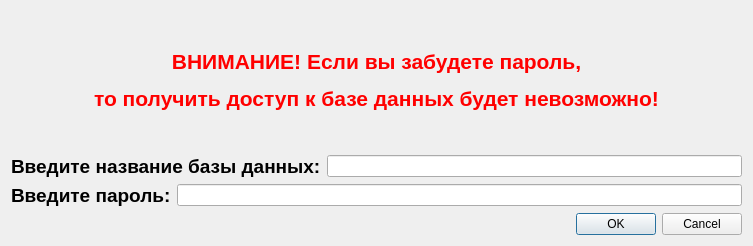
<?xml version="1.0" encoding="UTF-8"?>
<ui version="4.0">
 <class>CreateBaseWidget</class>
 <widget class="QDialog" name="CreateBaseWidget">
  <property name="windowModality">
   <enum>Qt::ApplicationModal</enum>
  </property>
  <property name="geometry">
   <rect>
    <x>0</x>
    <y>0</y>
    <width>753</width>
    <height>246</height>
   </rect>
  </property>
  <property name="windowTitle">
   <string>CreatePassword</string>
  </property>
  <layout class="QGridLayout" name="gridLayout_3">
   <item row="0" column="0">
    <layout class="QGridLayout" name="gridLayout_2">
     <item row="0" column="0">
      <layout class="QGridLayout" name="gridLayout">
       <item row="0" column="0">
        <widget class="QLabel" name="warning">
         <property name="text">
          <string>&lt;html&gt;&lt;head/&gt;&lt;body&gt;&lt;p align=&quot;center&quot;&gt;&lt;span style=&quot; font-size:16pt; font-weight:700; color:#ff0000;&quot;&gt;ВНИМАНИЕ! Если вы забудете пароль,&lt;/span&gt;&lt;/p&gt;&lt;p align=&quot;center&quot;&gt;&lt;span style=&quot; font-size:16pt; font-weight:700; color:#ff0000;&quot;&gt;то получить доступ к базе данных будет невозможно!&lt;/span&gt;&lt;/p&gt;&lt;/body&gt;&lt;/html&gt;</string>
         </property>
        </widget>
       </item>
       <item row="1" column="0">
        <layout class="QHBoxLayout" name="horizontalLayout_2">
         <item>
          <widget class="QLabel" name="label">
           <property name="text">
            <string>&lt;html&gt;&lt;head/&gt;&lt;body&gt;&lt;p&gt;&lt;span style=&quot; font-size:14pt; font-weight:700;&quot;&gt;Введите название базы данных:&lt;/span&gt;&lt;/p&gt;&lt;/body&gt;&lt;/html&gt;</string>
           </property>
          </widget>
         </item>
         <item>
          <widget class="QLineEdit" name="baseName">
           <property name="maxLength">
            <number>64</number>
           </property>
          </widget>
         </item>
        </layout>
       </item>
       <item row="2" column="0">
        <layout class="QHBoxLayout" name="horizontalLayout">
         <item>
          <widget class="QLabel" name="label_2">
           <property name="text">
            <string>&lt;html&gt;&lt;head/&gt;&lt;body&gt;&lt;p&gt;&lt;span style=&quot; font-size:14pt; font-weight:700;&quot;&gt;Введите пароль:&lt;/span&gt;&lt;/p&gt;&lt;/body&gt;&lt;/html&gt;</string>
           </property>
          </widget>
         </item>
         <item>
          <widget class="QLineEdit" name="basePassword">
           <property name="maxLength">
            <number>64</number>
           </property>
          </widget>
         </item>
        </layout>
       </item>
      </layout>
     </item>
     <item row="1" column="0">
      <widget class="QDialogButtonBox" name="buttonBox">
       <property name="orientation">
        <enum>Qt::Horizontal</enum>
       </property>
       <property name="standardButtons">
        <set>QDialogButtonBox::Cancel|QDialogButtonBox::Ok</set>
       </property>
      </widget>
     </item>
    </layout>
   </item>
  </layout>
 </widget>
 <resources/>
 <connections>
  <connection>
   <sender>buttonBox</sender>
   <signal>rejected()</signal>
   <receiver>CreateBaseWidget</receiver>
   <slot>reject()</slot>
   <hints>
    <hint type="sourcelabel">
     <x>316</x>
     <y>260</y>
    </hint>
    <hint type="destinationlabel">
     <x>286</x>
     <y>274</y>
    </hint>
   </hints>
  </connection>
 </connections>
</ui>
